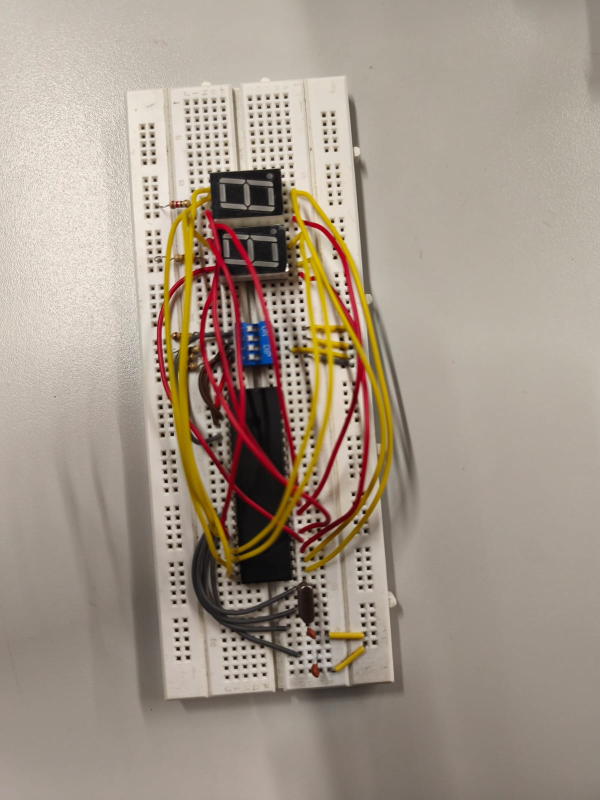
#> input picture Imagen del laboratorio.jpeg, 1200 x 1600 px, given in place of the camera (shown at 1/2 size)
$ python vision.py
#> lines starting #> are read from the running program, lines starting #| are printed output that depends on the picture; after the words box and inside, x2 and y2 are one past the last pixel; in counts of white or black regions, pixels touching at a corner belong together
import cv2
import numpy as np
import serial
import time

arduino = serial.Serial('COM5',9600,timeout=1)
time.sleep(2)

cap = cv2.VideoCapture(0)

# rangos HSV

red_lower1 = np.array([0,100,100])
red_upper1 = np.array([10,255,255])

red_lower2 = np.array([170,100,100])
red_upper2 = np.array([180,255,255])

green_lower = np.array([40,70,70])
green_upper = np.array([80,255,255])

while True:

    ret, frame = cap.read()
#> frame is the input picture: shape (1600, 1200, 3); mean B, G, R 137.7, 151.3, 164.1
    frame = cv2.flip(frame,1)
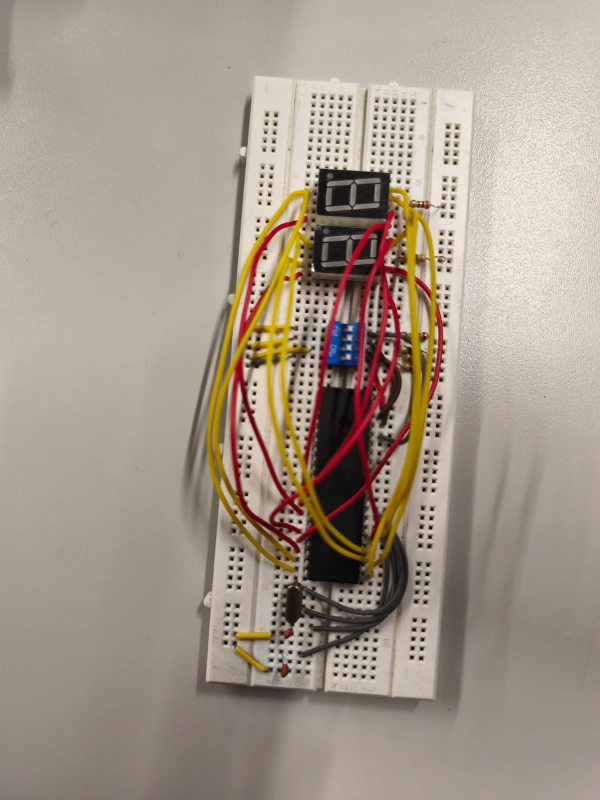
#> frame: shape (1600, 1200, 3) (shown at 1/2 size); mean B, G, R 137.7, 151.3, 164.1

    hsv = cv2.cvtColor(frame, cv2.COLOR_BGR2HSV)
#> hsv: shape (1600, 1200, 3); mean H, S, V 21.2, 45.6, 164.2

    mask_red = cv2.inRange(hsv, red_lower1, red_upper1) + cv2.inRange(hsv, red_lower2, red_upper2)
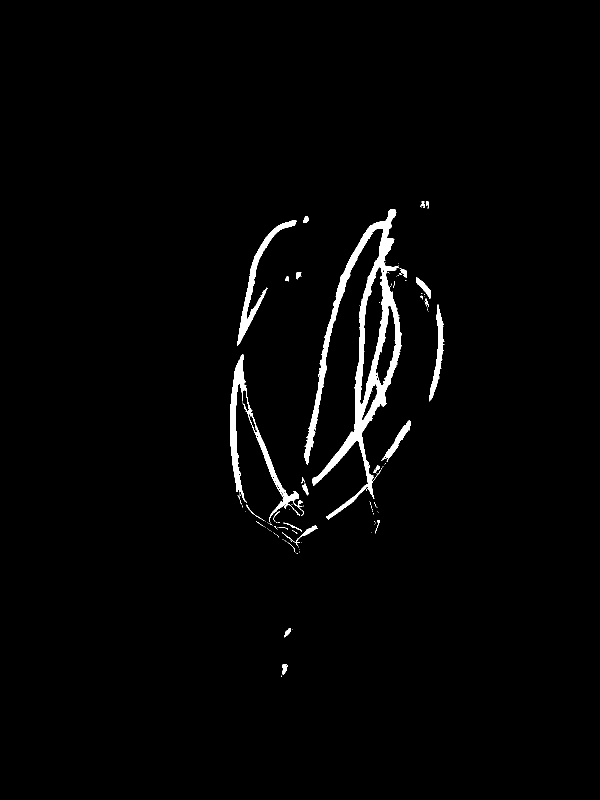
#> mask_red: shape (1600, 1200) (shown at 1/2 size); 1.9% white; 120 white regions (94 under 20 px)
    mask_green = cv2.inRange(hsv, green_lower, green_upper)
#> mask_green: shape (1600, 1200); every value is 0

    rojo_detectado = False
    verde_detectado = False

    # ROJO
    contours_red,_ = cv2.findContours(mask_red, cv2.RETR_EXTERNAL, cv2.CHAIN_APPROX_SIMPLE)
#> contours_red = 119 contours, 98 with area under 20; largest, box (x1, y1, x2, y2) and area: (608, 418, 803, 1040) 30163, (460, 708, 607, 1044) 5502, (474, 441, 593, 692) 3260, (859, 609, 889, 803) 1592, (762, 840, 821, 923) 880

    for cnt in contours_red:

        if cv2.contourArea(cnt) > 800:

            cv2.drawContours(frame,[cnt],-1,(0,0,255),3)

            x,y,w,h = cv2.boundingRect(cnt)

            cv2.putText(frame,"Rojo",(x,y-10),
                        cv2.FONT_HERSHEY_SIMPLEX,
                        0.8,(0,0,255),2)

            rojo_detectado = True
#> this loop made 119 passes
#> (x, y, w, h) on passes 82, 85, 92, 115, 117: (762, 840, 59, 83), (460, 708, 147, 336), (859, 609, 30, 194), (474, 441, 119, 251), (608, 418, 195, 622)
#> cnt on passes 1, 2, 4, 6, 7, 8: [[563, 1352], [563, 1353]], [[562, 1350]], [[585, 1259]], [[593, 1106], [595, 1106]], [[591, 1105]], [[599, 1103], [598, 1104]]
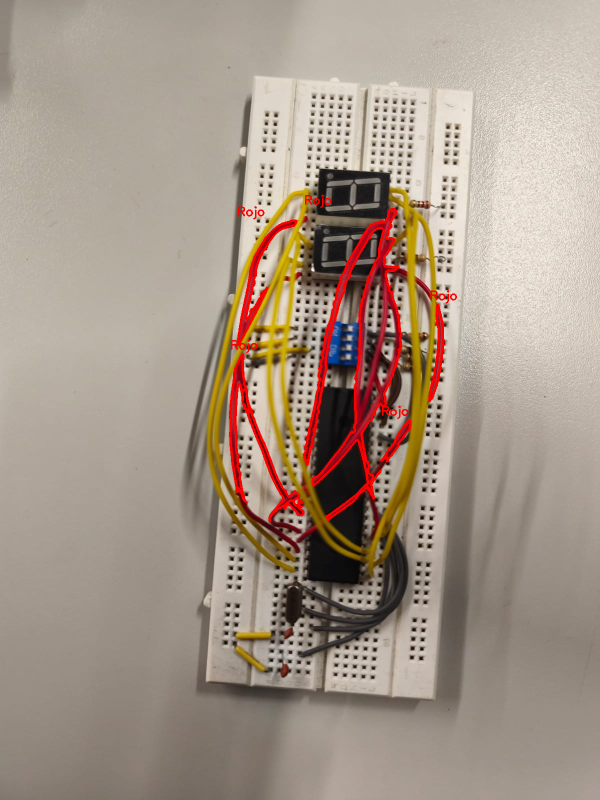
#> frame: shape (1600, 1200, 3) (shown at 1/2 size); 1.48% of pixels changed, all inside (x1, y1, x2, y2) = (458, 389, 914, 1046)

    # VERDE
    contours_green,_ = cv2.findContours(mask_green, cv2.RETR_EXTERNAL, cv2.CHAIN_APPROX_SIMPLE)
#> contours_green = []

    for cnt in contours_green:

        if cv2.contourArea(cnt) > 800:

            cv2.drawContours(frame,[cnt],-1,(0,255,0),3)

            x,y,w,h = cv2.boundingRect(cnt)

            cv2.putText(frame,"Verde",(x,y-10),
                        cv2.FONT_HERSHEY_SIMPLEX,
                        0.8,(0,255,0),2)

            verde_detectado = True
#> this loop made 0 passes


    # =====================
    # ENVIAR A ARDUINO
    # =====================

    if rojo_detectado:
        arduino.write(b'ROJO_ON\n')
    else:
        arduino.write(b'ROJO_OFF\n')

    if verde_detectado:
        arduino.write(b'VERDE_ON\n')
    else:
        arduino.write(b'VERDE_OFF\n')


    cv2.imshow("Vision Artificial",frame)

    if cv2.waitKey(1) == 27:
#> (key Esc is pressed here)
        break

cap.release()
cv2.destroyAllWindows()
arduino.close()
